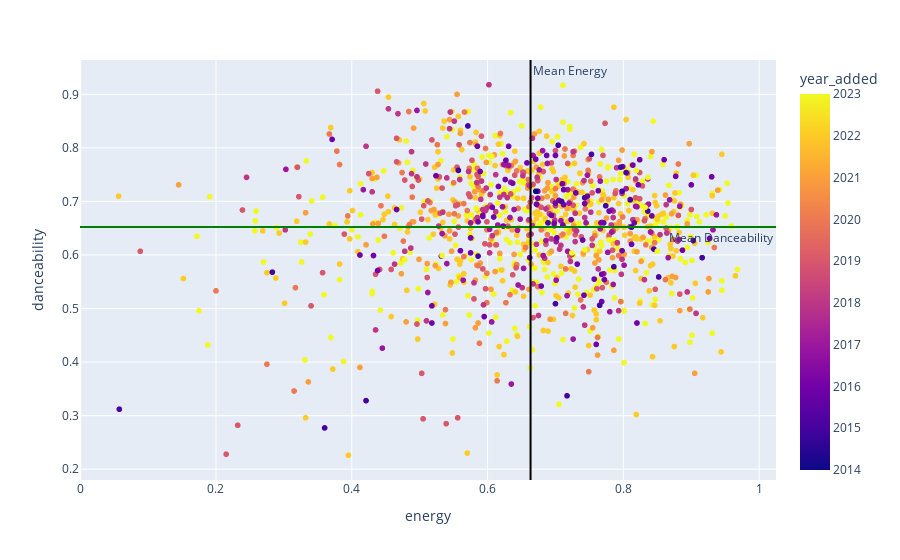

Source (notebook cell):
### Code cell
fig = px.scatter(df, x="energy", y="danceability", color="year_added", hover_data=['name', 'artist'])
fig.add_hline(y=df['danceability'].mean(), line_color='green', annotation_text = "Mean Danceability", annotation_position = 'bottom right')
fig.add_vline(x=df['energy'].mean(), line_color='black', annotation_text = "Mean Energy", annotation_position = 'top right')
fig.show()

### Figure 1 — Plotly figure (JSON) as saved in the notebook; plotly's stock layout.template omitted (floating-point values rounded to 4 significant figures; data arrays with more than 128 entries replaced by an {"elided": "..."} marker saying what was removed)
{"data": [{"customdata": {"elided": "1157x2 str values"}, "hovertemplate": "energy=%{x}<br>danceability=%{y}<br>name=%{customdata[0]}<br>artist=%{customdata[1]}<br>year_added=%{marker.color}<extra></extra>", "legendgroup": "", "marker": {"color": {"elided": "1157 int values"}, "coloraxis": "coloraxis", "symbol": "circle"}, "mode": "markers", "name": "", "showlegend": false, "type": "scattergl", "x": {"elided": "1157 float values"}, "xaxis": "x", "y": {"elided": "1157 float values"}, "yaxis": "y"}], "layout": {"annotations": [{"showarrow": false, "text": "Mean Danceability", "x": 1, "xanchor": "right", "xref": "x domain", "y": 0.6525, "yanchor": "top", "yref": "y"}, {"showarrow": false, "text": "Mean Energy", "x": 0.6633, "xanchor": "left", "xref": "x", "y": 1, "yanchor": "top", "yref": "y domain"}], "coloraxis": {"colorbar": {"title": {"text": "year_added"}}, "colorscale": [[0, "#0d0887"], [0.1111, "#46039f"], [0.2222, "#7201a8"], [0.3333, "#9c179e"], [0.4444, "#bd3786"], [0.5556, "#d8576b"], [0.6667, "#ed7953"], [0.7778, "#fb9f3a"], [0.8889, "#fdca26"], [1, "#f0f921"]]}, "legend": {"tracegroupgap": 0}, "margin": {"t": 60}, "shapes": [{"line": {"color": "green"}, "type": "line", "x0": 0, "x1": 1, "xref": "x domain", "y0": 0.6525, "y1": 0.6525, "yref": "y"}, {"line": {"color": "black"}, "type": "line", "x0": 0.6633, "x1": 0.6633, "xref": "x", "y0": 0, "y1": 1, "yref": "y domain"}], "xaxis": {"anchor": "y", "domain": [0, 1], "title": {"text": "energy"}}, "yaxis": {"anchor": "x", "domain": [0, 1], "title": {"text": "danceability"}}}}
